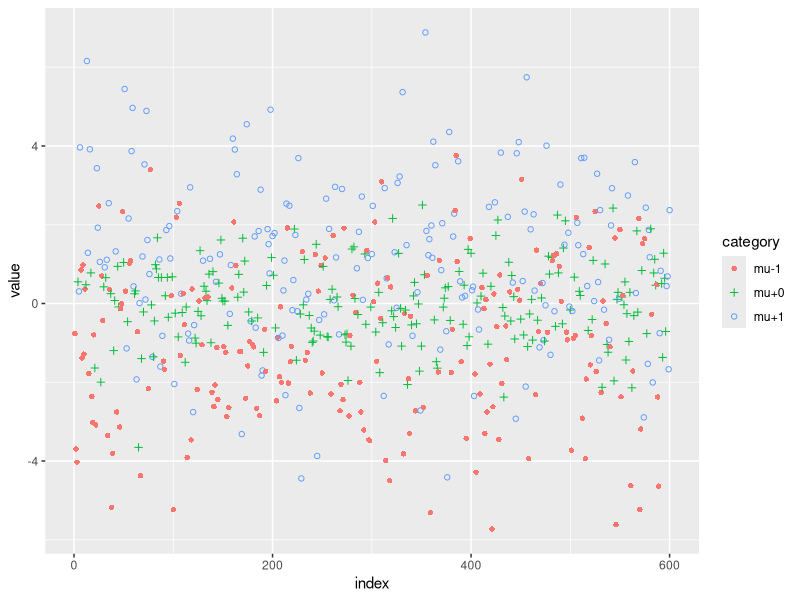
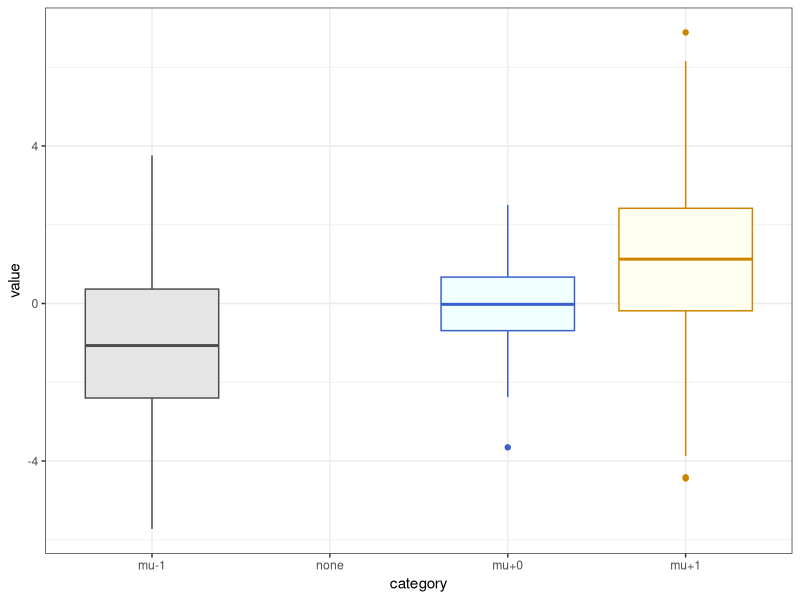
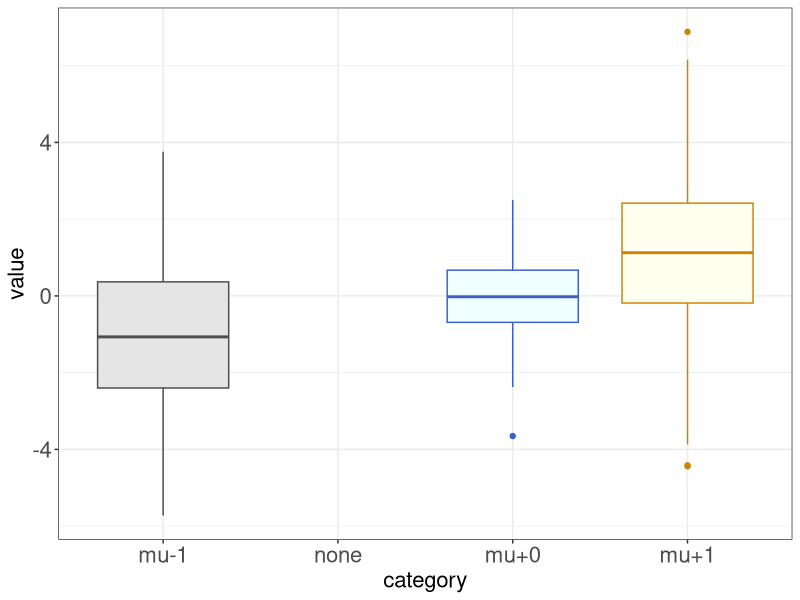

Write the R code that produced these figures, in order.
## ---- chunk 1
library(dplyr)
library(forcats)
library(ggplot2)
library(purrr)
library(tibble)
library(kableExtra)
## ---- chunk 2
n <- 200
k <- 3
mus <- sample(x=(1:k)-(1 + (k %/% 2)), size=n*k, replace=TRUE)
xs <- rnorm(n=NROW(mus), mean=mus, sd=1+abs(mus))

mu_to_factor <- function(x) sprintf('mu%+d', x)
categories <- forcats::fct_relevel(mu_to_factor(mus), mu_to_factor(sort(unique(mus))))
df_values <- tibble(index=1:NROW(xs), value=xs, category=categories)

name_set <- c('min', 'max', 'mean', 'sd')
df_base <- tibble(category=categories, value=xs)
df <- dplyr::inner_join(df_base %>%
        dplyr::group_by(category) %>%
        dplyr::count() %>%
        dplyr::ungroup(),
    df_base %>%
        dplyr::group_by(category) %>%
        dplyr::summarise_each(name_set) %>%
        dplyr::ungroup(),
    by='category')
## ---- chunk 3
g <- ggplot(df_values, aes(x=index, y=value, color=category, shape=category))
g <- g + geom_point()
g <- g + scale_shape_manual(values=c(16,3,21))
plot(g)
## ---- chunk 4
df %>% kable() %>% kable_styling()
## ---- chunk 5
draw_table <- function(df) {
    df %>% kable() %>% kable_styling()
}
draw_table(df)
## ---- chunk 6
draw_table_nrow <- function(df) {
    df %>% kable() %>% kable_styling()
    NCOL(df)
}
draw_table_nrow(df)
## ---- chunk 7
for(i in 2:NCOL(df)) {
    df[,c(1,i)] %>% kable() %>% kable_styling()
}
## ---- chunk 8
invisible(purrr::map(2:NCOL(df), function(i) {
    print(df[,c(1,i)] %>% kable() %>% kable_styling())
    cat('\n')
    1
}))
## ---- chunk 9
make_table <- function(df) {
    paste0(purrr::map_chr(2:NCOL(df), function(i) {
        paste0(df[,c(1,i)] %>% kable() %>% kable_styling(), '\n')
    }), collapse='\n')
}
## ---- chunk 10
cat(make_table(df))
## ---- chunk 11
## NAだけのfactorを追加する
add_na_category <- function(df) {
    xs_new <- c(xs, NA)
    ## NAなfactorは途中に入れる
    na_factor <- 'none'
    fs <- mu_to_factor(sort(unique(mus)))
    fs <- c(head(fs, 1), na_factor, tail(fs, -1))
    categories_new <- forcats::fct_relevel(c(mu_to_factor(mus), na_factor), fs)
    tibble(index=1:NROW(xs_new), value=xs_new, category=categories_new)
}

draw_boxplot <- function(df) {
    g <- ggplot(df, aes(x=category, y=value, color=category, fill=category))
    g <- g + geom_boxplot()
    g <- g + scale_color_manual(values=c('gray30', 'royalblue3', 'orange3'))
    g <- g + scale_fill_manual(values=c('gray90', 'azure', 'ivory'))
    g <- g + theme_bw()
    g <- g + theme(legend.position='none')
    plot(g)
}

df_new <- add_na_category(df)
draw_boxplot(df_new)
## ---- chunk 12
png_boxplot <- function(df, png_filename) {
    png(filename=png_filename, width=400, height=225)
    g <- ggplot(df, aes(x=category, y=value, color=category, fill=category))
    g <- g + geom_boxplot()
    g <- g + scale_color_manual(values=c('gray30', 'royalblue3', 'orange3'))
    g <- g + scale_fill_manual(values=c('gray90', 'azure', 'ivory'))
    g <- g + theme_bw()
    g <- g + theme(legend.position='none',
                   axis.text.x=element_text(size=16),
                   axis.text.y=element_text(size=16),
                   axis.title.x=element_text(size=16),
                   axis.title.y=element_text(size=16))
    plot(g)
    dev.off()
}
png_boxplot(df=df_new, png_filename='boxplot.png')
